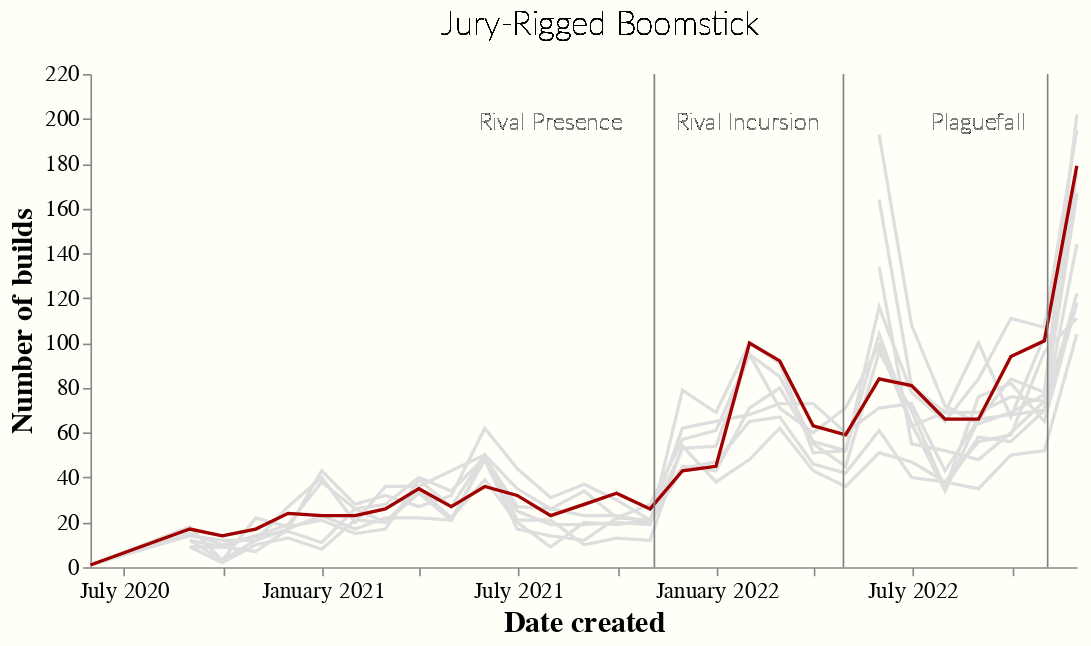

Notebook source saved alongside this figure:
### Code cell
binder = alt.binding_select(
    options=list(secondary_over_time.secondary.unique()), name="Secondary Weapon"
)
selector = alt.selection_single(
    fields=["secondary"], bind=binder, init={"secondary": "Jury-Rigged Boomstick"}
)
line = (
    # fmt: off
    alt.Chart(secondary_over_time)
    .mark_line(color="#a00000")
    .encode(
        x=alt.X("updated_at", title="Date created", axis=alt.Axis(format="%B %Y")),
        y=alt.Y("counts", title="Number of builds"),
        color=alt.value("#dedede"),
        #color=alt.condition(selector, alt.Color("primary:N", legend=None, scale={"range": ["#a00000"]}), alt.value("#dedede")),
        tooltip="secondary",
        detail="secondary",
    )
    .add_selection(selector)
    # fmt: on
)

# This chart does the actual highlighting
line_highlight = (
    # fmt: off
    alt.Chart(secondary_over_time)
    .mark_line(color="#a00000")
    .encode(
        x=alt.X("updated_at", title="Date created", axis=alt.Axis(format="%B %Y")),
        y=alt.Y("counts", title="Number of builds"),
        color=alt.condition(selector, alt.Color("secondary:N", legend=None, scale={"range": ["#a00000"]}), alt.value("#dedede")),
        tooltip="secondary",
        detail="secondary",
    )
    .transform_filter(selector)
    # fmt: on
)

rules = (
    alt.Chart(
        pd.DataFrame(
            {
                "Date": ["2021-11-04", "2022-04-28", "2022-11-03"],
                "color": ["#808080"] * 3,
            }
        )
    )
    .mark_rule()
    .encode(x="Date:T", color=alt.Color("color:N", scale=None))
)

annotation1 = (
    alt.Chart()
    .mark_text(fontWeight=100, fontSize=14, opacity=0.5, color="#808080")
    .encode(x=alt.value(280), y=alt.value(30), text=alt.value("Rival Presence"))
)

annotation2 = (
    alt.Chart()
    .mark_text(fontWeight=100, fontSize=14, opacity=0.5, color="#808080")
    .encode(x=alt.value(400), y=alt.value(30), text=alt.value("Rival Incursion"))
)

annotation3 = (
    alt.Chart()
    .mark_text(fontWeight=100, fontSize=14, opacity=0.5, color="#808080")
    .encode(x=alt.value(540), y=alt.value(30), text=alt.value("Plaguefall"))
)


title = alt.Chart().mark_text(dy=-180, dx=10, size=20).encode(
    text='secondary:N'
).transform_filter(
    selector
)

chart = (
    (line + line_highlight + rules + annotation1 + annotation2 + annotation3 + title)
    .properties(height=300, width=600)
    .configure(background="#fffff8")
    .configure_axis(labelFontSize=14, titleFontSize=18, grid=False)
    .configure_view(stroke=None)
    .configure_text(font="Lato", fontWeight=200)
)

chart.save("secondary.html")
chart

### Figure 1 — Vega-Lite specification as saved in the notebook (floating-point values rounded to 4 significant figures; data arrays with more than 128 entries replaced by an {"elided": "..."} marker saying what was removed)
{"config": {"title": {"font": "Vollkorn"}, "axis": {"labelFont": "Vollkorn", "titleFont": "Vollkorn", "grid": false, "labelFontSize": 14, "titleFontSize": 18}, "mark": {"font": "Vollkorn"}, "background": "#fffff8", "text": {"font": "Lato", "fontWeight": 200}, "view": {"stroke": null}}, "layer": [{"mark": {"type": "line", "color": "#a00000"}, "encoding": {"color": {"value": "#dedede"}, "detail": {"field": "secondary", "type": "nominal"}, "tooltip": {"field": "secondary", "type": "nominal"}, "x": {"axis": {"format": "%B %Y"}, "field": "updated_at", "title": "Date created", "type": "temporal"}, "y": {"field": "counts", "title": "Number of builds", "type": "quantitative"}}, "selection": {"selector002": {"type": "single", "fields": ["secondary"], "bind": {"input": "select", "options": ["\"Bulldog\" Heavy Revolver", "Breach Cutter", "Jury-Rigged Boomstick", "Subata 120", "Deepcore 40MM PGL", "Experimental Plasma Charger", "BRT7 Burst Fire Gun", "Zhukov NUK17", "Colette Wave Cooker", "Shard Diffractor", "Nishanka Boltshark X-80", "Armskore Coil Gun"], "name": "Secondary Weapon"}, "init": {"secondary": "Jury-Rigged Boomstick"}}}}, {"mark": {"type": "line", "color": "#a00000"}, "encoding": {"color": {"condition": {"field": "secondary", "legend": null, "scale": {"range": ["#a00000"]}, "type": "nominal", "selection": "selector002"}, "value": "#dedede"}, "detail": {"field": "secondary", "type": "nominal"}, "tooltip": {"field": "secondary", "type": "nominal"}, "x": {"axis": {"format": "%B %Y"}, "field": "updated_at", "title": "Date created", "type": "temporal"}, "y": {"field": "counts", "title": "Number of builds", "type": "quantitative"}}, "transform": [{"filter": {"selection": "selector002"}}]}, {"data": {"name": "data-b6b3973cd256f17c4ce90eb6ac06503b"}, "mark": "rule", "encoding": {"color": {"field": "color", "scale": null, "type": "nominal"}, "x": {"field": "Date", "type": "temporal"}}}, {"mark": {"type": "text", "color": "#808080", "fontSize": 14, "fontWeight": 100, "opacity": 0.5}, "encoding": {"text": {"value": "Rival Presence"}, "x": {"value": 280}, "y": {"value": 30}}}, {"mark": {"type": "text", "color": "#808080", "fontSize": 14, "fontWeight": 100, "opacity": 0.5}, "encoding": {"text": {"value": "Rival Incursion"}, "x": {"value": 400}, "y": {"value": 30}}}, {"mark": {"type": "text", "color": "#808080", "fontSize": 14, "fontWeight": 100, "opacity": 0.5}, "encoding": {"text": {"value": "Plaguefall"}, "x": {"value": 540}, "y": {"value": 30}}}, {"mark": {"type": "text", "dx": 10, "dy": -180, "size": 20}, "encoding": {"text": {"field": "secondary", "type": "nominal"}}, "transform": [{"filter": {"selection": "selector002"}}]}], "data": {"name": "data-6e63e21d91e0a85aab512490bc97b072"}, "height": 300, "width": 600, "$schema": "https://vega.github.io/schema/vega-lite/v4.17.0.json", "datasets": {"data-6e63e21d91e0a85aab512490bc97b072": {"elided": "256 records"}, "data-b6b3973cd256f17c4ce90eb6ac06503b": [{"Date": "2021-11-04", "color": "#808080"}, {"Date": "2022-04-28", "color": "#808080"}, {"Date": "2022-11-03", "color": "#808080"}]}}
